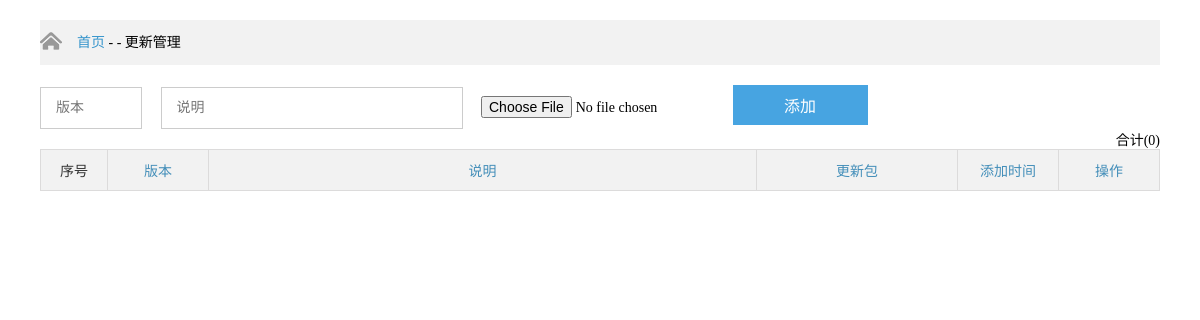
/admin/gengxin.php (signed in), run on an earlier commit of the app's database.
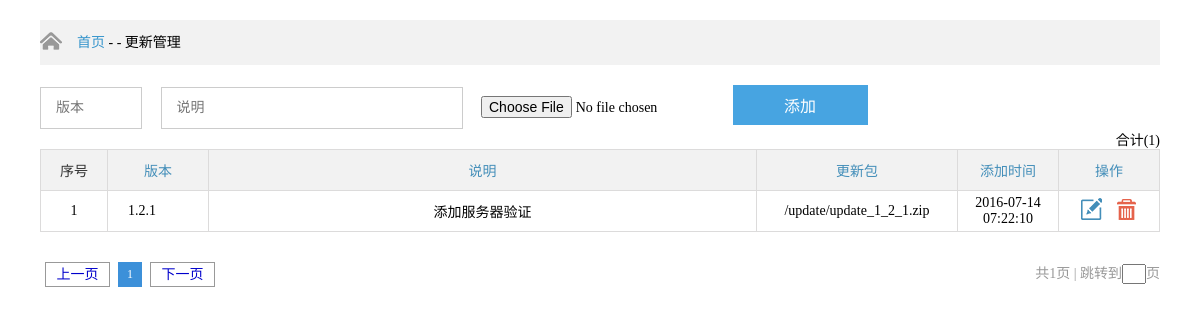
And on a later commit of the database.
### tables this page shows
CREATE TABLE `gengxin` (
  `id` int(10) unsigned NOT NULL AUTO_INCREMENT,
  `title` varchar(255) NOT NULL,
  `date` int(11) NOT NULL,
  `detail` text,
  `zip` varchar(255) NOT NULL,
  PRIMARY KEY (`id`)
);

### admin/gengxin.php (the view, shortened to what this page needs)
<?php
$action=isset($_GET['action'])?$_GET['action']:"";
$page=isset($_GET['page'])?$_GET['page']:1;
$data=array();
?>
<!DOCTYPE html PUBLIC "-//W3C//DTD XHTML 1.0 Transitional//EN" "http://www.w3.org/TR/xhtml1/DTD/xhtml1-transitional.dtd">
<html xmlns="http://www.w3.org/1999/xhtml">
<head>
	<link rel="stylesheet" type="text/css" href="css/css.css" />
	<link rel="stylesheet" type="text/css" href="css/pageGroup.css" />
</head>
<body>
<div id="pageAll">
	<div class="pageTop">
		<div class="page">
			<img src="img/coin02.png" style="float:left;margin-top:10px;" /><span><a href="main.php">首页</a>&nbsp;-&nbsp;-</span>&nbsp;更新管理
		</div>
	</div>
	<div class="page">
		<div class="connoisseur">
			<div class="conform clear">
				<div class="cfD">
					<form action="?action=add" method="post" enctype="multipart/form-data">
						<input class="userinput vpr" style="width:100px;" type="text" name="title" placeholder="版本" />
						<input class="userinput vpr" type="text" name="detail" placeholder="说明" />
						<input type="file" name="zip"/>
						<button class="userbtn">添加</button>
					</form>
				</div>
			</div>
			<div class="conShow">
				<span style="float:right">合计(<?=data_num('gengxin')?>)</span>
				<table border="1" cellspacing="0" cellpadding="0" width="100%">
					<tr>
						<td width="66px" class="tdColor tdC">序号</td>
						<td width="100px" class="tdColor">版本</td>
						<td class="tdColor">说明</td>
						<td width="200px" class="tdColor">更新包</td>
						<td width="100px" class="tdColor">添加时间</td>
						<td width="100px" class="tdColor">操作</td>
					</tr>
					<?php
					if(info_list('gengxin',$page)){
						foreach(info_list('gengxin',$page) as $row){
							if (isset($id)&&$id == $row['id']&&$action=="edit") {
								?>
								<tr bgcolor="#999">
									<form action='?action=save&page=<?= $page ?>&id=<?= $id ?>' method='post'>
										<td height="40px"><?= $row['id'] ?></td>
										<td style="text-align:left;padding-left:20px;"><?= $row['title'] ?></td>
										<td><input type="text" name="detail" value="<?= $row['detail'] ?>"/></td>
										<td><?= $row['zip'] ?></td>
										<td><?= date('Y-m-d H:i:s',$row['date']) ?></td>
										<td>
											<button><img src="img/ok.png"></button><a href="?page=<?= $page ?>"><img src="img/no.png"></a></td>
									</form>
								</tr>
								<?php
							}else {
								?>
								<tr>
									<td height="40px"><?= $row['id'] ?></td>
									<td style="text-align:left;padding-left:20px;"><?= $row['title'] ?></td>
									<td><?= $row['detail'] ?></td>
									<td><?= $row['zip'] ?></td>
									<td><?= date('Y-m-d H:i:s',$row['date']) ?></td>
									<td>
										<a href="?action=edit&page=<?=$page?>&id=<?= $row['id'] ?>"><img class="operation" src="img/update.png"></a> <a href="?action=del&page=<?=$page?>&id=<?=$row['id']?>"><img class="operation delban" src="img/delete.png"></a></td>
								</tr>
								<?php
							}
						}
					}
					?>
				</table>
				<div class="paging">
					<div id="pageGro" class="cb clear">
						<?=list_page('gengxin',$page)?>
					</div>
				</div>
			</div>
		</div>
	</div>
</div>
</body>
</html>

### admin/inc/function.php (shortened to what this page needs)
<?php
function info_list($from,$page){
    global $mysqli;
    $page_size=30;
    $sql="select id from ".$from;
    $result=$mysqli->query($sql);
    $total=$result->num_rows;
    $pagenum=ceil($total/$page_size);
    if($page<1||!is_numeric($page)||$page>$pagenum)$page=1;
    $min=($page-1)*$page_size;
    $sql="select * from ".$from." order by id desc limit ".$min.",".$page_size;
    $result=$mysqli->query($sql);
    if($result->num_rows>0){
        while($row = $result->fetch_assoc())
        {
            $data[] = $row;
        }
        return $data;
    }
}
function list_page($from,$page,$type=''){
    global $mysqli;
    $page_size=30;
    $sql="select id from ".$from;
    $result=$mysqli->query($sql);
    $total=$result->num_rows;
    if($total>0){
        $pagenum=ceil($total/$page_size);
        $shang=$page>1?$page-1:1;
        $str="<div class=\"pageUp\"><a href=\"?page=".$shang."\">上一页</a></div>";
        $str.="<div class=\"pageList clear\"><ul>";
        $str.="<li class=\"on\">$page</li>";
        $str.="</ul></div>";
        $xia=$page>=$pagenum?$pagenum:$page+1;
        $str.="<div class=\"pageDown\"><a href=\"?page=$xia\">下一页</a></div>";
        $str.="<div class=\"pagejump\"><form action='' method='get'>共{$pagenum}页 | 跳转到<input type='text' name='page'/>页</form></div>";
        return $str;
    }
}
function data_num($from,$num='',$day=''){
    global $mysqli;
    $sql="select count(*) as count from ".$from;
    $num_all=$mysqli->query($sql)->fetch_object()->count;
    return $num_all;
}
?>

What changed in the data, as far as the page shows it:
added gengxin: id "1", title "1.2.1", detail "添加服务器验证", zip "/update/update_1_2_1.zip", date "2016-07-14 07:22:10"
Also different on the page:
data_num('gengxin'): "0" → "1"
$page: (not shown) → "1"
$pagenum: (not shown) → "1"
text now shown: "上一页 下一页 共 页 | 跳转到 页"
